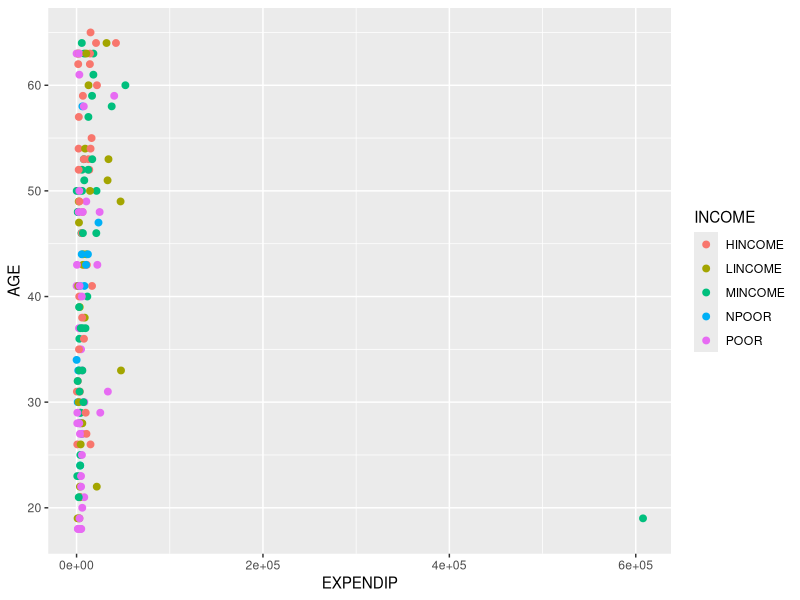
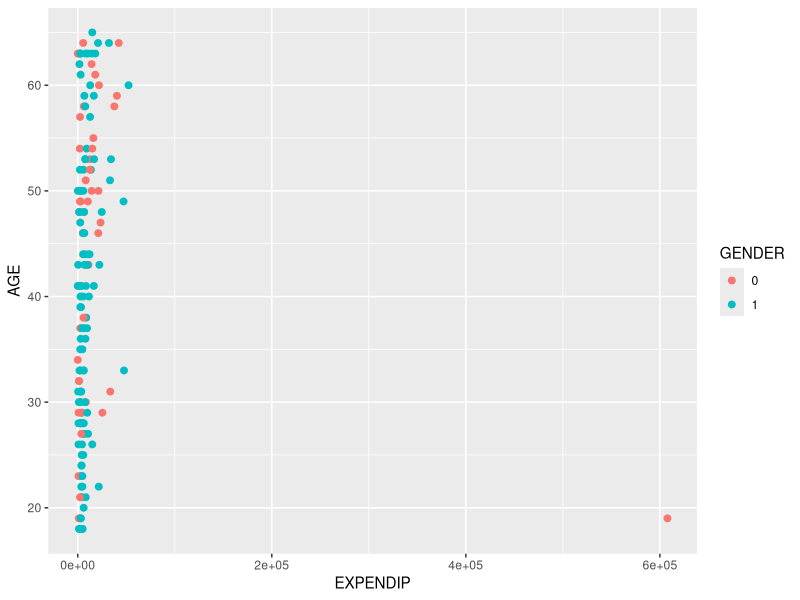
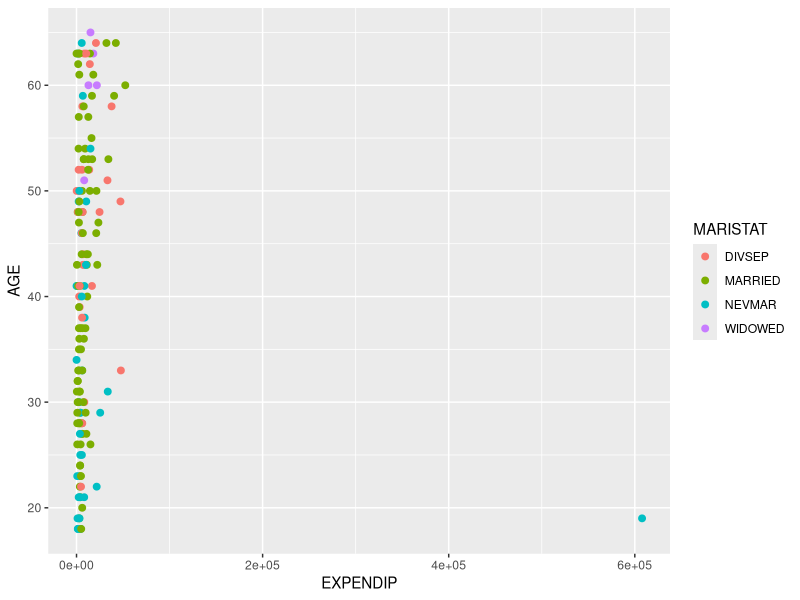
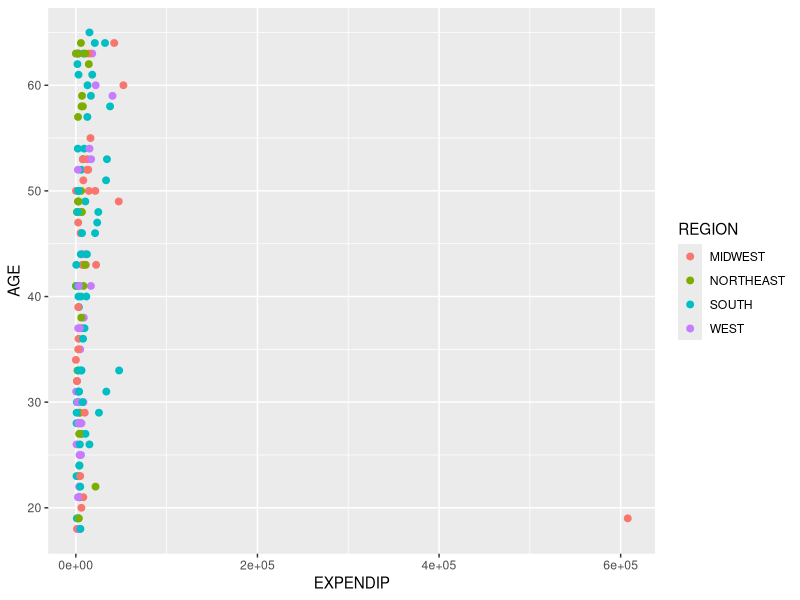
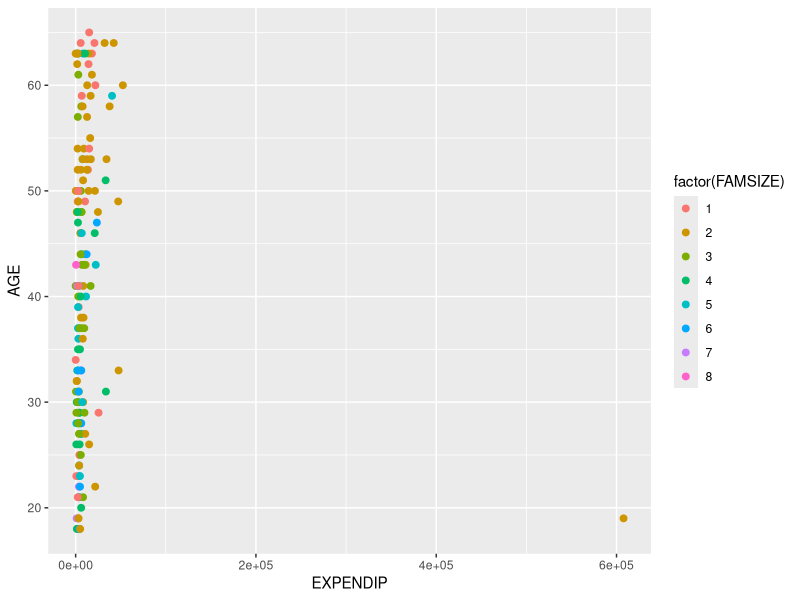
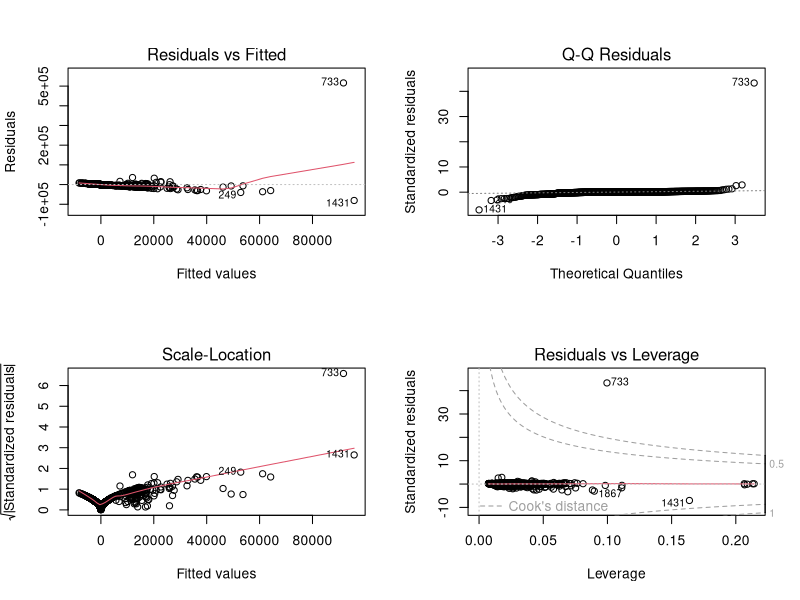
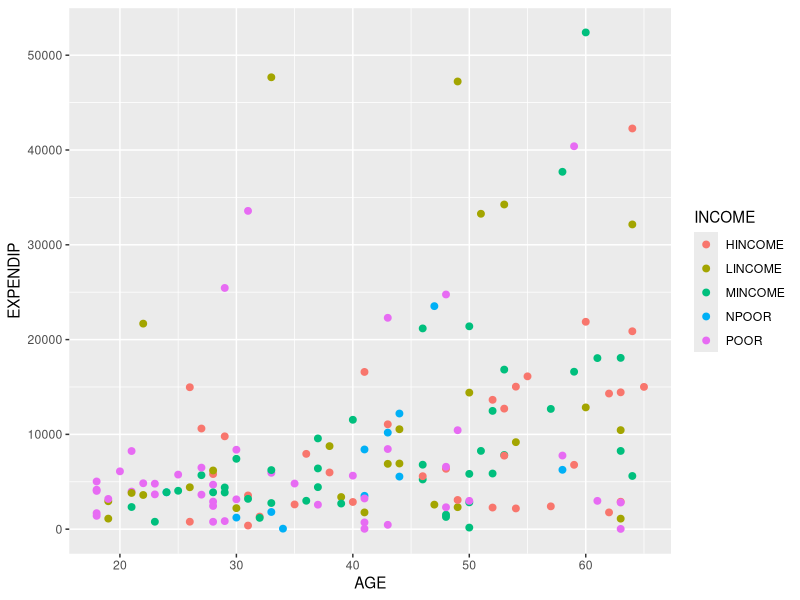
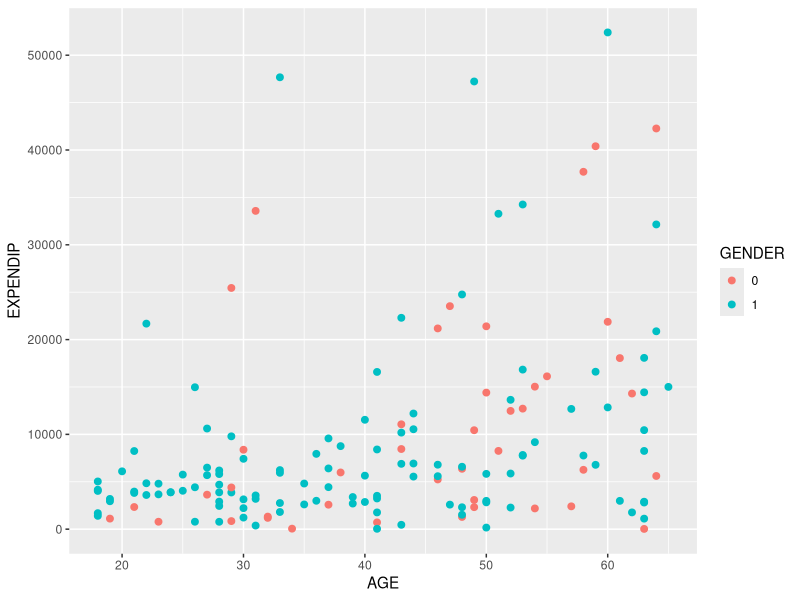

Recreate these plots in R, in order. (Note: a time limit stopped this script after it produced the figures.)
HE = read.csv("HealthExpend (Modified).csv", header = T, na.strings = "?")
attach(HE)

summary(HE)
# Determine variable types
str(HE)
# Coerce categorical variables to factors
factors = c("ANYLIMIT", "COLLEGE", "HIGHSCH", "GENDER", "MNHPOOR", "INSURE", "USC", "UNEMPLOY", "MANAGEDCARE")
HE[factors] = lapply(HE[factors], factor)
# Confirm type coercion
str(HE)

install.packages("ggplot2")
library(ggplot2)

plotFactors = function(f.data, f.x, f.y, f.factors, f.size = 2) {
  if (!require(ggplot2)) { return("Could not load 'ggplot2' package") }
  plot = ggplot(f.data, aes_string(x = f.x, y = f.y))

  for (i in f.factors) {
    print(plot + geom_point(aes_string(color = i), size = f.size))
  }
}

NonZeroExpIP = HE[HE$EXPENDIP > 0,]

plotFactors(NonZeroExpIP, "EXPENDIP", "AGE", list("INCOME", "GENDER", "MARISTAT", "REGION", "factor(FAMSIZE)"))
# Single data-point massively skewing dataset; identify via diagnostic plots

# BEGIN - Multi-linear regression of EXPENDIP without EXPENDOP
  lm.fit = lm(EXPENDIP ~ . -EXPENDOP, data = HE)
  summary(lm.fit)

  # EDUC returning NA values--signifies collinearity; check which variables are conflicting
  alias(lm.fit)

  # Remove EDUC because of perfect collinearity with HIGHSCH and COLLEGE
  lm.fit = update(lm.fit, ~ . -EDUC)
  summary(lm.fit)

  # # BEGIN - Backwards selection
  #   lm.fit = update(lm.fit, ~ . -INDUSCLASS)
  #   summary(lm.fit)
  #   lm.fit = update(lm.fit, ~ . -USC)
  #   summary(lm.fit)
  #   # Possible issues with RACE - Bin as binary on WHITE
  #   lm.fit = update(lm.fit, ~ . -RACE)
  #   summary(lm.fit)
  #   # Possibly issues with MARISTAT - Bin as binary on MARRIED
  #   lm.fit = update(lm.fit, ~ . -MARISTAT)
  #   summary(lm.fit)
  #   lm.fit = update(lm.fit, ~ . -ANYLIMIT)
  #   summary(lm.fit)
  #   lm.fit = update(lm.fit, ~ . -MANAGEDCARE)
  #   summary(lm.fit)
  #   # Removing INCOME, FAMSIZE, INSURE, and MNHPOOR each decrease significance
  # # END - Backwards selection

  par(mfrow = c(2, 2))
  plot(lm.fit)

  # Observation #733 causing extreme problems based on diagnostic plots
  HE[733,]

  # Remove outlier
  HE = HE[-733,]

  # Re-plot factors
  NonZeroExpIP = HE[HE$EXPENDIP > 0,]
  plotFactors(NonZeroExpIP, "AGE", "EXPENDIP", list("INCOME", "GENDER", "MARISTAT", "REGION", "factor(FAMSIZE)"))

  # Re-fit model
  lm.fit = lm(EXPENDIP ~ . -EXPENDOP -EDUC, data = HE)
  summary(lm.fit)

  # BEGIN - Backwards selection
    lm.fit = update(lm.fit, ~ . -HIGHSCH)
    summary(lm.fit)
    lm.fit = update(lm.fit, ~ . -INSURE)
    summary(lm.fit)
    lm.fit = update(lm.fit, ~ . -FAMSIZE)
    summary(lm.fit)
    lm.fit = update(lm.fit, ~ . -INDUSCLASS)
    summary(lm.fit)
    lm.fit = update(lm.fit, ~ . -UNEMPLOY)
    summary(lm.fit)
    lm.fit = update(lm.fit, ~ . -USC)
    summary(lm.fit)
    lm.fit = update(lm.fit, ~ . -RACE)
    summary(lm.fit)
    # Removing RACE surprisingly increases ADJR2
    lm.fit = update(lm.fit, ~ . -MNHPOOR)
    summary(lm.fit)
    # Removing MNHPOOR has negligble positive effect on p-values only
    # Removing ANYLIMIT, COLLEGE, MANAGEDCARE, MARISTAT, PHSTAT, INCOME, or REGION lower ADJR2 at this point
  # END

  # Optimal model reached with backwards selection:
  lm.fit = lm(EXPENDIP ~ . -EXPENDOP -EDUC -HIGHSCH -INSURE -FAMSIZE -INDUSCLASS -UNEMPLOY -USC -RACE -MNHPOOR, data = HE)
  summary(lm.fit)

  # BEGIN - Interaction terms
    lm.fit = update(lm.fit, ~ . +MARISTAT:INCOME)
    summary(lm.fit)
    lm.fit = update(lm.fit, ~ . +PHSTAT:INCOME)
    summary(lm.fit)
    # PHSTAT:MARISTAT has a negligible increase
    # REGION:INCOME, REGION:COLLEGE, AGE:INCOME, AGE:GENDER, MARISTAT:GENDER, ANYLIMIT:MANAGEDCARE each decrease ADJR2
  # END

  # Optimal model reached with interaction terms:
  lm.fit = lm(EXPENDIP ~ . -EXPENDOP -EDUC -HIGHSCH -INSURE -FAMSIZE -INDUSCLASS -UNEMPLOY -USC -RACE -MNHPOOR +MARISTAT:INCOME +PHSTAT:INCOME, data = HE)
  summary(lm.fit)

  # BEGIN - Validation testing
    # Estimated training RMSE:
    sqrt(mean(lm.fit$residuals^2))
    # RMSE = 2504.142 in USD

    # VIF for collinearity:
    library(car)
    vif(lm.fit)
    # No issues of multi-collinearity (all below 5)

    # LOOCV
    library(boot)
    glm.fit = glm(EXPENDIP ~ . -EXPENDOP -EDUC -HIGHSCH -INSURE -FAMSIZE -INDUSCLASS -UNEMPLOY -USC -RACE -MNHPOOR +MARISTAT:INCOME +PHSTAT:INCOME, data = HE)
    cv.err = cv.glm(HE, glm.fit)
    # Test RMSE:
    sqrt(cv.err$delta)
    # Test RMSE = 2699.467 (default), 2699.416 (bias corrected) in USD

    # K-Fold CV at K = 5
    cv.err = cv.glm(HE, glm.fit, K = 5)
    # Test RMSE:
    sqrt(cv.err$delta)
    # Test RMSE = 2677.66 (default), 2657.80 (bias corrected) in USD

    # K-Fold CV at K = 10
    cv.err = cv.glm(HE, glm.fit, K = 10)
    # Test RMSE:
    sqrt(cv.err$delta)
    # Test RMSE = 2711.632 (default), 2700.470 (bias corrected) in USD

    # RMSE lowest in K-Fold (5) at 2657.80, which (I believe) suggests model bias as LOOCV or K-Fold (10)
    # should be better
  # END
# END

# BEGIN - Model selection using stepAIC
  library(MASS)

  lm.fit = lm(EXPENDIP ~ . -EXPENDOP -EDUC, data = HE)
  step = stepAIC(lm.fit, direction = "backward")
  step$anova

  lm.fit = lm(EXPENDIP ~ . -EXPENDOP -EDUC, data = HE)
  step = stepAIC(lm.fit, direction = "both")
  step$anova

  # Optimal model achieved in both backward-stepwise and both-stepwise:
  lm.fit = lm(EXPENDIP ~ AGE + GENDER + COUNTIP + COUNTOP + INCOME + PHSTAT, data = HE)
  summary(lm.fit)

  # Refitting the original model with interaction terms causes excessively long processing time in R due to
  # single-core restrictions. Parallel processing not recommended / infeasible for stepwise selection. Instead,
  # interaction terms are fitted to the optimal base model achieved above.
  lm.fit = lm(EXPENDIP ~ (AGE + GENDER + COUNTIP + COUNTOP + INCOME + PHSTAT)^2, data = HE)
  step = stepAIC(lm.fit, direction = "backward")
  # Processing takes less than two seconds to find optimal model with interaction terms
  step$anova

  sum = summary(lm.fit)
  sum$adj.r.squared
  sum$fstatistic
  sum$sigma
  # Significant increase in ADJR2

  # StepAIC with direction = "both"
  lm.fit = lm(EXPENDIP ~ (AGE + GENDER + COUNTIP + COUNTOP + INCOME + PHSTAT)^2, data = HE)
  step = stepAIC(lm.fit, direction = "both")
  step$anova

  sum = summary(lm.fit)
  sum$adj.r.squared
  sum$fstatistic
  sum$sigma
  # Results are identical to backward-stepwise model with interaction terms

  # Optimal model achieved through two-term interaction stepAIC in both backward and both directions:
  lm.fit = lm(EXPENDIP ~ AGE + GENDER + COUNTIP + COUNTOP + INCOME + PHSTAT + AGE:GENDER + AGE:COUNTIP +
             AGE:COUNTOP + GENDER:COUNTIP + COUNTIP:COUNTOP + COUNTIP:INCOME + COUNTIP:PHSTAT +
             COUNTOP:INCOME + COUNTOP:PHSTAT + INCOME:PHSTAT, data = HE)
  summary(lm.fit)

  # BEGIN - Validation testing
    # Estimated training RMSE:
    sqrt(mean(lm.fit$residuals^2))
    # RMSE = 2169.016 in USD

    # VIF for collinearity:
    vif(lm.fit)
    # 3 variables above cut-off of 5, which suggests multicollinearity; however, one of these variables is an
    # interaction term of AGE:COUNTOP, and interaction terms on a highly significant predictor will naturally
    # have higher indexes for multicollinearity as shown by the interactions on AGE versus the interactions on
    # the other predictors. The other two predictors with an index higher than 5 are COUNTIP and COUNTOP, which
    # are known to be highly correlated to the response variables from the beginning; this is acceptable as they
    # are logically correlate regardless of the model fit. Therefore, there are no issues of multicollinearity.

    # LOOCV
    glm.fit = glm(EXPENDIP ~ AGE + GENDER + COUNTIP + COUNTOP + INCOME + PHSTAT + AGE:GENDER + AGE:COUNTIP +
                    AGE:COUNTOP + GENDER:COUNTIP + COUNTIP:COUNTOP + COUNTIP:INCOME + COUNTIP:PHSTAT +
                    COUNTOP:INCOME + COUNTOP:PHSTAT + INCOME:PHSTAT, data = HE)
    cv.err = cv.glm(HE, glm.fit)
    # Test RMSE:
    sqrt(cv.err$delta)
    # Test RMSE = 2594.489 (default), 2594.370 (bias corrected) in USD

    # K-Fold CV at K = 5
    cv.err = cv.glm(HE, glm.fit, K = 5)
    # Test RMSE:
    sqrt(cv.err$delta)
    # Test RMSE = 2672.215 (default), 2608.341 (bias corrected) in USD

    # K-Fold CV at K = 10
    cv.err = cv.glm(HE, glm.fit, K = 10)
    # Test RMSE:
    sqrt(cv.err$delta)
    # Test RMSE = 2653.474 (default), 2624.831 (bias corrected) in USD

    # RMSE lowest in LOOCV at 2594.370 (lower than manual model best RMSE of 2657.80)
  # END

  # Fit model with three-term interactions
  lm.fit = lm(EXPENDIP ~ (AGE + GENDER + COUNTIP + COUNTOP + INCOME + PHSTAT)^3, data = HE)
  step = stepAIC(fit, direction = "both")
  step$anova

  sum = summary(fit)
  sum$adj.r.squared
  sum$fstatistic
  sum$sigma
  # ADJR2 significantly increased over two-term interaction model. However, model includes too many interaction
  # terms to feasibly interpret. RSE has also decreased, but so have the degrees of freedom. Model may also be
  # overfitted and F-Stat has decreased (as well as the DF).

  # Optimal model achieved through three-term interaction stepAIC on both directions:
  lm.fit = lm(EXPENDIP ~ AGE + GENDER + COUNTIP + COUNTOP + INCOME + PHSTAT +
             AGE:GENDER + AGE:COUNTIP + AGE:COUNTOP + AGE:INCOME + AGE:PHSTAT +
             GENDER:COUNTIP + GENDER:COUNTOP + GENDER:INCOME + GENDER:PHSTAT +
             COUNTIP:COUNTOP + COUNTIP:INCOME + COUNTIP:PHSTAT + COUNTOP:INCOME +
             COUNTOP:PHSTAT + INCOME:PHSTAT + AGE:GENDER:COUNTIP + AGE:GENDER:COUNTOP +
             AGE:COUNTIP:COUNTOP + AGE:COUNTIP:INCOME + AGE:COUNTIP:PHSTAT +
             AGE:COUNTOP:INCOME + AGE:COUNTOP:PHSTAT + GENDER:COUNTIP:COUNTOP +
             GENDER:COUNTIP:INCOME + GENDER:COUNTIP:PHSTAT + GENDER:COUNTOP:INCOME +
             GENDER:COUNTOP:PHSTAT + COUNTIP:COUNTOP:INCOME + COUNTIP:COUNTOP:PHSTAT +
             COUNTIP:INCOME:PHSTAT + COUNTOP:INCOME:PHSTAT)
  summary(lm.fit)
# END

# BEGIN - Failed attempt at using regsubsets of "leaps" package for finding optimal regression model
  # install.packages("leaps")
  # library(leaps)
  #
  # reg.fit = regsubsets(EXPENDIP ~ . -EXPENDOP -EDUC, data = HE)
  # reg.sum = summary(reg.fit)
  #
  # reg.fit.max = regsubsets(EXPENDIP ~ . -EXPENDOP -EDUC, data = HE, nvmax = 22)
  # reg.sum.max = summary(reg.fit.max)
  #
  # par(mfrow = c(2, 2))
  # plot(reg.sum$rss, xlab = "Number of Variables", ylab = "RSS", type = "l")
  # plot(reg.sum$adjr2, xlab = "Number of Variables", ylab = "Adjusted R-Sq", type = "l")
  # max = which.max(reg.sum$adjr2)
  # points(max, reg.sum$adjr2[max], col = "red", cex = 2, pch = 20)
  #
  # plot(reg.sum.max$rss, xlab = "Number of Variables", ylab = "RSS", type = "l")
  # plot(reg.sum.max$adjr2, xlab = "Number of Variables", ylab = "Adjusted R-Sq", type = "l")
  #
  # plot(reg.fit.max, scale = "r2")
  # plot(reg.fit.max, scale = "adjr2")
  # plot(reg.fit.max, scale = "Cp")
  # plot(reg.fit.max, scale = "bic")
  #
  # reg.fit.bwd = regsubsets(EXPENDIP ~ . -EXPENDOP -EDUC, data = HE, nvmax = 22, method = "backward")
  # summary(reg.fit.bwd)
# END

# pairs(HE, upper.panel = NULL, pch = 19, main = "Scatterplot Matrix of 'HE'", row1attop = F, lower.panel = panel.smooth)

# BEGIN - Hierarchical Clustering - doesn't work
  # HE1 = HE[c("AGE", "FAMSIZE", "COUNTIP", "EXPENDIP", "COUNTOP", "EXPENDOP")]
  # HE1.scl = scale(HE1, center = F)
  # hclus.comp = hclust(dist(HE1.scl), method = "average")
  # plot(hclus.comp, main = "Complete Linkage", xlab = "", sub = "", cex = .9)
# END
